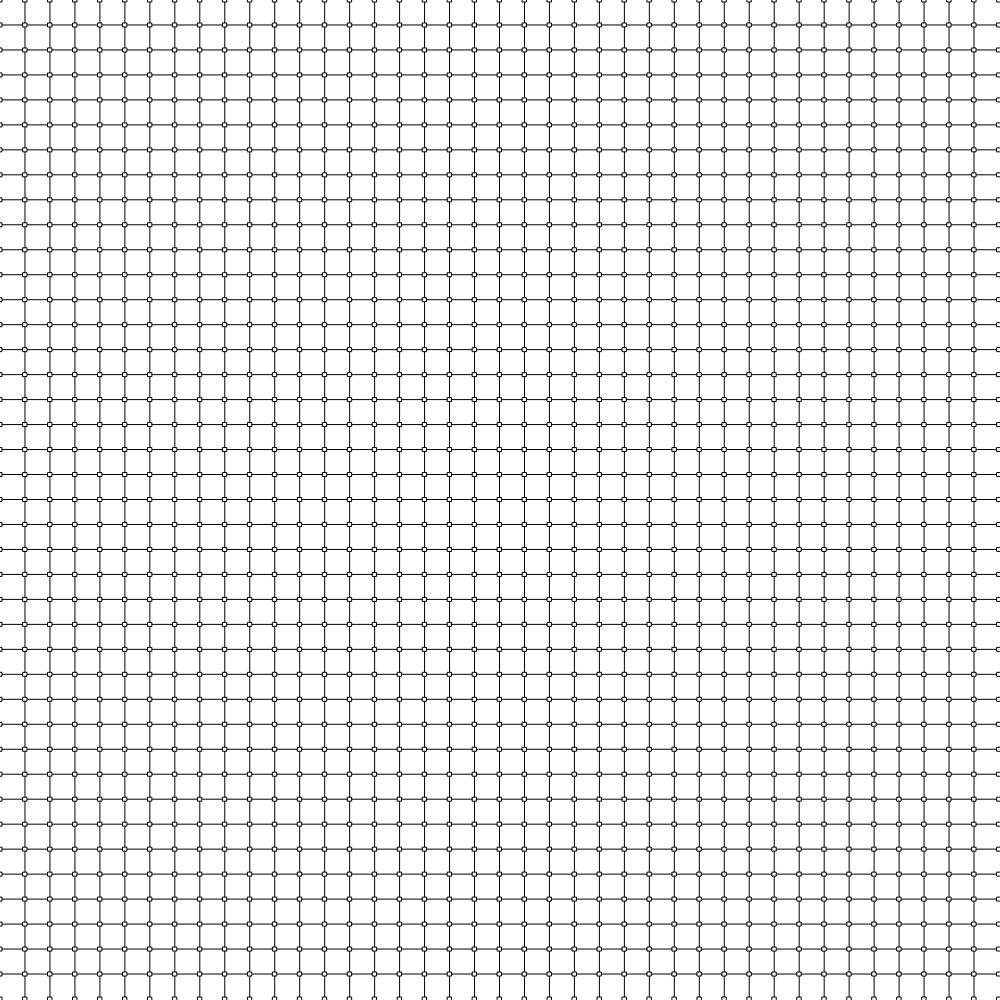
Frame 1 (no input)
Frame 60 (no input): identical to frame 1, image omitted
Frame 120 (the mouse pressed at the canvas centre since frame 60): identical to frame 1, image omitted

The p5.js sketch that drew this single still picture (run headless with seeded random() and noise() and a simulated clock; from frame 60 on, the mouse is pressed at the canvas centre):

// p5.js sketch
// ── sketch.js
let nodeArray = [];
let linkArray = [];
const cutHistory = [];

const gridCount = 40;
const friction = 0.99;
const forceMultiplier = 0.25;
const knifeRange = 10;
const speedLimit = 8;

const node = function (x, y, pinned) {
  this.pos = createVector(x, y);
  this.vel = createVector(0, 0);
  this.force = createVector(0, 0);
  this.pinned = pinned;

  this.show = () => rect(this.pos.x, this.pos.y, 4);

  this.update = () => {
    if (this.pinned) return;
    const acc = this.force.mult(forceMultiplier);

    this.vel.add(acc);
    this.vel.limit(speedLimit);
    this.pos.add(this.vel);

    this.force.mult(0);
    this.vel.mult(friction);
  };
};

const link = function (node1, node2) {
  this.node1 = node1;
  this.node2 = node2;

  this.getMiddlePoint = () => this.node1.pos.copy().add(this.node2.pos).div(2);

  this.show = () =>
    line(
      this.node1.pos.x,
      this.node1.pos.y,
      this.node2.pos.x,
      this.node2.pos.y
    );

  this.update = () => {
    const difference = node2.pos.copy().sub(node1.pos);
    this.node1.pinned || this.node1.force.add(difference);
    this.node2.pinned || this.node2.force.sub(difference);
  };
};

function setup() {
  const m = min(windowWidth, windowHeight);
  createCanvas(m, m);
  nodeArray = createNodes();
  linkArray = createLinks(nodeArray);
}

function createNodes() {
  const nodes = [];
  for (let j = 0; j <= gridCount; j++) {
    for (let i = 0; i <= gridCount; i++) {
      const pinned =
        i == 0 || j == 0 || i == gridCount || j == gridCount ? true : false;
      const x = map(i, 0, gridCount, 0, width - 1);
      const y = map(j, 0, gridCount, 0, height - 1);
      nodes.push(new node(x, y, pinned));
    }
  }
  return nodes;
}

function createLinks(nodes) {
  const links = [];
  nodes.forEach((current, index) => {
    const rest = nodes.slice(index + 1);
    const neighbors = rest.filter(
      (target) => current.pos.dist(target.pos) <= width / gridCount
    );
    neighbors.forEach(
      (target) =>
        (current.pinned && target.pinned) ||
        links.push(new link(current, target))
    );
  });
  return links;
}

function draw() {
  background("white");
  stroke("black");
  fill("white");
  rectMode(CENTER);

  linkArray.forEach((link) => link.update());
  nodeArray.forEach((node) => node.update());

  linkArray.forEach((link) => link.show());
  nodeArray.forEach((node) => node.show());

  if (keyIsPressed && (key == " " || key == "u" || key == "U")) undo();
}

function undo() {
  if (!cutHistory.length) return;
  const tail = cutHistory.pop();
  linkArray.push(tail);
}

function mouseDragged() {
  const mouse = createVector(mouseX, mouseY);

  linkArray = linkArray.filter((link) => {
    const middle = link.getMiddlePoint();
    const difference = middle.copy().sub(mouse);
    const distance = Math.hypot(difference.x, difference.y);

    if (distance > knifeRange) return true;
    cutHistory.push(link);
    return false;
  });
}
